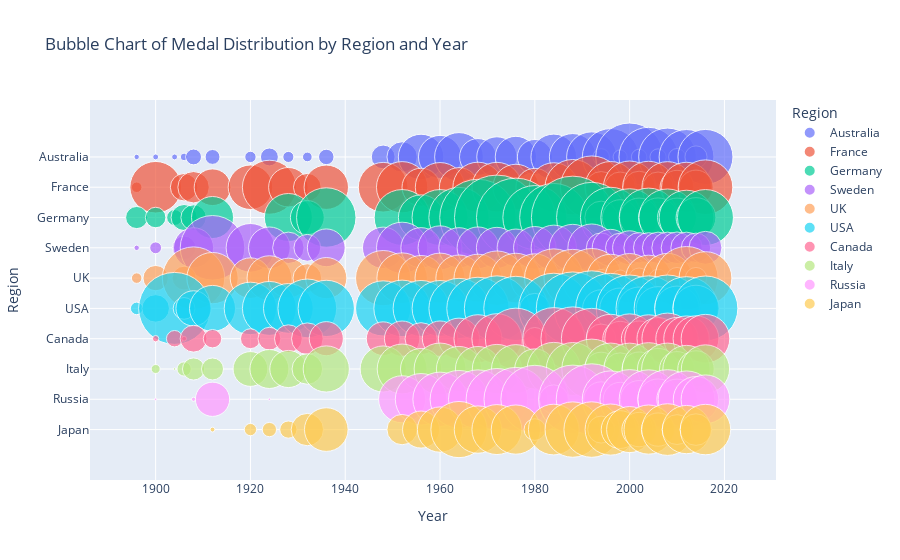

Here is the notebook cell this chart was saved with:
### Markdown cell above
Over time, the United States has consistently led in the total number of medals won across various Olympic Games. In contrast, China, while among the top five countries in terms of medal count, ranks last within this group. This observation underscores the United States' enduring dominance in Olympic competition, contrasting with China's notable presence but relatively lower medal accumulation compared to other leading nations.

### Code cell
import plotly.express as px

# Create the bubble chart
fig = px.scatter(filtered_medals_by_region, x='Year', y='Region', size='Medal_Count', color='Region', title='Bubble Chart of Medal Distribution by Region and Year', size_max=60)

# Show the plot
fig.show()

### Figure 1 — Plotly figure (JSON) as saved in the notebook; plotly's stock layout.template omitted (floating-point values rounded to 4 significant figures)
{"data": [{"hovertemplate": "Region=%{y}<br>Year=%{x}<br>Medal_Count=%{marker.size}<extra></extra>", "legendgroup": "Australia", "marker": {"color": "#636efa", "size": [5, 6, 6, 10, 43, 38, 22, 55, 21, 16, 41, 97, 158, 353, 318, 406, 231, 278, 291, 209, 357, 374, 431, 47, 550, 34, 788, 41, 601, 45, 570, 49, 514, 84, 518], "sizemode": "area", "sizeref": 0.3422, "symbol": "circle"}, "mode": "markers", "name": "Australia", "orientation": "h", "showlegend": true, "type": "scatter", "x": [1896, 1900, 1904, 1906, 1908, 1912, 1920, 1924, 1928, 1932, 1936, 1948, 1952, 1956, 1960, 1964, 1968, 1972, 1976, 1980, 1984, 1988, 1992, 1994, 1996, 1998, 2000, 2002, 2004, 2006, 2008, 2010, 2012, 2014, 2016], "xaxis": "x", "y": ["Australia", "Australia", "Australia", "Australia", "Australia", "Australia", "Australia", "Australia", "Australia", "Australia", "Australia", "Australia", "Australia", "Australia", "Australia", "Australia", "Australia", "Australia", "Australia", "Australia", "Australia", "Australia", "Australia", "Australia", "Australia", "Australia", "Australia", "Australia", "Australia", "Australia", "Australia", "Australia", "Australia", "Australia", "Australia"], "yaxis": "y"}, {"hovertemplate": "Region=%{y}<br>Year=%{x}<br>Medal_Count=%{marker.size}<extra></extra>", "legendgroup": "France", "marker": {"color": "#EF553B", "size": [19, 455, 129, 169, 230, 339, 499, 267, 131, 337, 422, 450, 248, 418, 264, 429, 424, 361, 244, 411, 527, 670, 169, 453, 159, 470, 176, 461, 159, 448, 196, 426, 201, 512], "sizemode": "area", "sizeref": 0.3422, "symbol": "circle"}, "mode": "markers", "name": "France", "orientation": "h", "showlegend": true, "type": "scatter", "x": [1896, 1900, 1906, 1908, 1912, 1920, 1924, 1928, 1932, 1936, 1948, 1952, 1956, 1960, 1964, 1968, 1972, 1976, 1980, 1984, 1988, 1992, 1994, 1996, 1998, 2000, 2002, 2004, 2006, 2008, 2010, 2012, 2014, 2016], "xaxis": "x", "y": ["France", "France", "France", "France", "France", "France", "France", "France", "France", "France", "France", "France", "France", "France", "France", "France", "France", "France", "France", "France", "France", "France", "France", "France", "France", "France", "France", "France", "France", "France", "France", "France", "France", "France"], "yaxis": "y"}, {"hovertemplate": "Region=%{y}<br>Year=%{x}<br>Medal_Count=%{marker.size}<extra></extra>", "legendgroup": "Germany", "marker": {"color": "#00cc96", "size": [84, 72, 43, 116, 110, 302, 395, 196, 605, 535, 351, 535, 622, 1000, 1232, 1061, 700, 796, 1171, 846, 184, 626, 217, 567, 259, 592, 263, 558, 259, 510, 271, 536], "sizemode": "area", "sizeref": 0.3422, "symbol": "circle"}, "mode": "markers", "name": "Germany", "orientation": "h", "showlegend": true, "type": "scatter", "x": [1896, 1900, 1904, 1906, 1908, 1912, 1928, 1932, 1936, 1952, 1956, 1960, 1964, 1968, 1972, 1976, 1980, 1984, 1988, 1992, 1994, 1996, 1998, 2000, 2002, 2004, 2006, 2008, 2010, 2012, 2014, 2016], "xaxis": "x", "y": ["Germany", "Germany", "Germany", "Germany", "Germany", "Germany", "Germany", "Germany", "Germany", "Germany", "Germany", "Germany", "Germany", "Germany", "Germany", "Germany", "Germany", "Germany", "Germany", "Germany", "Germany", "Germany", "Germany", "Germany", "Germany", "Germany", "Germany", "Germany", "Germany", "Germany", "Germany", "Germany"], "yaxis": "y"}, {"hovertemplate": "Region=%{y}<br>Year=%{x}<br>Medal_Count=%{marker.size}<extra></extra>", "legendgroup": "Sweden", "marker": {"color": "#ab63fa", "size": [5, 24, 95, 275, 713, 404, 297, 169, 123, 244, 293, 449, 279, 330, 278, 298, 287, 241, 310, 352, 377, 388, 151, 233, 146, 198, 159, 157, 168, 169, 172, 168, 148, 186], "sizemode": "area", "sizeref": 0.3422, "symbol": "circle"}, "mode": "markers", "name": "Sweden", "orientation": "h", "showlegend": true, "type": "scatter", "x": [1896, 1900, 1906, 1908, 1912, 1920, 1924, 1928, 1932, 1936, 1948, 1952, 1956, 1960, 1964, 1968, 1972, 1976, 1980, 1984, 1988, 1992, 1994, 1996, 1998, 2000, 2002, 2004, 2006, 2008, 2010, 2012, 2014, 2016], "xaxis": "x", "y": ["Sweden", "Sweden", "Sweden", "Sweden", "Sweden", "Sweden", "Sweden", "Sweden", "Sweden", "Sweden", "Sweden", "Sweden", "Sweden", "Sweden", "Sweden", "Sweden", "Sweden", "Sweden", "Sweden", "Sweden", "Sweden", "Sweden", "Sweden", "Sweden", "Sweden", "Sweden", "Sweden", "Sweden", "Sweden", "Sweden", "Sweden", "Sweden", "Sweden", "Sweden"], "yaxis": "y"}, {"hovertemplate": "Region=%{y}<br>Year=%{x}<br>Medal_Count=%{marker.size}<extra></extra>", "legendgroup": "UK", "marker": {"color": "#FFA15A", "size": [19, 110, 6, 97, 667, 451, 281, 342, 271, 141, 290, 522, 436, 351, 428, 366, 392, 504, 423, 403, 586, 566, 601, 51, 390, 45, 415, 70, 360, 54, 420, 78, 684, 78, 478], "sizemode": "area", "sizeref": 0.3422, "symbol": "circle"}, "mode": "markers", "name": "UK", "orientation": "h", "showlegend": true, "type": "scatter", "x": [1896, 1900, 1904, 1906, 1908, 1912, 1920, 1924, 1928, 1932, 1936, 1948, 1952, 1956, 1960, 1964, 1968, 1972, 1976, 1980, 1984, 1988, 1992, 1994, 1996, 1998, 2000, 2002, 2004, 2006, 2008, 2010, 2012, 2014, 2016], "xaxis": "x", "y": ["UK", "UK", "UK", "UK", "UK", "UK", "UK", "UK", "UK", "UK", "UK", "UK", "UK", "UK", "UK", "UK", "UK", "UK", "UK", "UK", "UK", "UK", "UK", "UK", "UK", "UK", "UK", "UK", "UK", "UK", "UK", "UK", "UK", "UK", "UK"], "yaxis": "y"}, {"hovertemplate": "Region=%{y}<br>Year=%{x}<br>Medal_Count=%{marker.size}<extra></extra>", "legendgroup": "USA", "marker": {"color": "#19d3f3", "size": [27, 130, 887, 81, 213, 362, 471, 498, 423, 590, 542, 521, 547, 535, 533, 619, 664, 725, 705, 155, 847, 910, 967, 237, 839, 284, 764, 313, 726, 325, 763, 341, 689, 367, 719], "sizemode": "area", "sizeref": 0.3422, "symbol": "circle"}, "mode": "markers", "name": "USA", "orientation": "h", "showlegend": true, "type": "scatter", "x": [1896, 1900, 1904, 1906, 1908, 1912, 1920, 1924, 1928, 1932, 1936, 1948, 1952, 1956, 1960, 1964, 1968, 1972, 1976, 1980, 1984, 1988, 1992, 1994, 1996, 1998, 2000, 2002, 2004, 2006, 2008, 2010, 2012, 2014, 2016], "xaxis": "x", "y": ["USA", "USA", "USA", "USA", "USA", "USA", "USA", "USA", "USA", "USA", "USA", "USA", "USA", "USA", "USA", "USA", "USA", "USA", "USA", "USA", "USA", "USA", "USA", "USA", "USA", "USA", "USA", "USA", "USA", "USA", "USA", "USA", "USA", "USA", "USA"], "yaxis": "y"}, {"hovertemplate": "Region=%{y}<br>Year=%{x}<br>Medal_Count=%{marker.size}<extra></extra>", "legendgroup": "Canada", "marker": {"color": "#FF6692", "size": [7, 46, 4, 123, 58, 68, 89, 132, 171, 199, 194, 214, 176, 215, 289, 394, 428, 638, 86, 661, 692, 630, 147, 408, 206, 422, 215, 391, 305, 449, 308, 354, 359, 405], "sizemode": "area", "sizeref": 0.3422, "symbol": "circle"}, "mode": "markers", "name": "Canada", "orientation": "h", "showlegend": true, "type": "scatter", "x": [1900, 1904, 1906, 1908, 1912, 1920, 1924, 1928, 1932, 1936, 1948, 1952, 1956, 1960, 1964, 1968, 1972, 1976, 1980, 1984, 1988, 1992, 1994, 1996, 1998, 2000, 2002, 2004, 2006, 2008, 2010, 2012, 2014, 2016], "xaxis": "x", "y": ["Canada", "Canada", "Canada", "Canada", "Canada", "Canada", "Canada", "Canada", "Canada", "Canada", "Canada", "Canada", "Canada", "Canada", "Canada", "Canada", "Canada", "Canada", "Canada", "Canada", "Canada", "Canada", "Canada", "Canada", "Canada", "Canada", "Canada", "Canada", "Canada", "Canada", "Canada", "Canada", "Canada", "Canada"], "yaxis": "y"}, {"hovertemplate": "Region=%{y}<br>Year=%{x}<br>Medal_Count=%{marker.size}<extra></extra>", "legendgroup": "Italy", "marker": {"color": "#B6E880", "size": [14, 1, 35, 84, 83, 207, 260, 236, 160, 365, 363, 425, 290, 460, 349, 347, 414, 406, 277, 485, 479, 611, 193, 460, 179, 457, 198, 474, 290, 459, 208, 382, 227, 399], "sizemode": "area", "sizeref": 0.3422, "symbol": "circle"}, "mode": "markers", "name": "Italy", "orientation": "h", "showlegend": true, "type": "scatter", "x": [1900, 1904, 1906, 1908, 1912, 1920, 1924, 1928, 1932, 1936, 1948, 1952, 1956, 1960, 1964, 1968, 1972, 1976, 1980, 1984, 1988, 1992, 1994, 1996, 1998, 2000, 2002, 2004, 2006, 2008, 2010, 2012, 2014, 2016], "xaxis": "x", "y": ["Italy", "Italy", "Italy", "Italy", "Italy", "Italy", "Italy", "Italy", "Italy", "Italy", "Italy", "Italy", "Italy", "Italy", "Italy", "Italy", "Italy", "Italy", "Italy", "Italy", "Italy", "Italy", "Italy", "Italy", "Italy", "Italy", "Italy", "Italy", "Italy", "Italy", "Italy", "Italy", "Italy", "Italy"], "yaxis": "y"}, {"hovertemplate": "Region=%{y}<br>Year=%{x}<br>Medal_Count=%{marker.size}<extra></extra>", "legendgroup": "Russia", "marker": {"color": "#FF97FF", "size": [1, 3, 201, 1, 379, 454, 505, 570, 592, 649, 695, 789, 143, 799, 861, 208, 552, 197, 602, 240, 593, 283, 600, 279, 549, 353, 406], "sizemode": "area", "sizeref": 0.3422, "symbol": "circle"}, "mode": "markers", "name": "Russia", "orientation": "h", "showlegend": true, "type": "scatter", "x": [1900, 1908, 1912, 1924, 1952, 1956, 1960, 1964, 1968, 1972, 1976, 1980, 1984, 1988, 1992, 1994, 1996, 1998, 2000, 2002, 2004, 2006, 2008, 2010, 2012, 2014, 2016], "xaxis": "x", "y": ["Russia", "Russia", "Russia", "Russia", "Russia", "Russia", "Russia", "Russia", "Russia", "Russia", "Russia", "Russia", "Russia", "Russia", "Russia", "Russia", "Russia", "Russia", "Russia", "Russia", "Russia", "Russia", "Russia", "Russia", "Russia", "Russia", "Russia"], "yaxis": "y"}, {"hovertemplate": "Region=%{y}<br>Year=%{x}<br>Medal_Count=%{marker.size}<extra></extra>", "legendgroup": "Japan", "marker": {"color": "#FECB52", "size": [4, 26, 35, 51, 179, 326, 158, 235, 351, 541, 384, 427, 415, 80, 440, 525, 528, 125, 448, 245, 363, 203, 414, 190, 457, 153, 399, 171, 436], "sizemode": "area", "sizeref": 0.3422, "symbol": "circle"}, "mode": "markers", "name": "Japan", "orientation": "h", "showlegend": true, "type": "scatter", "x": [1912, 1920, 1924, 1928, 1932, 1936, 1952, 1956, 1960, 1964, 1968, 1972, 1976, 1980, 1984, 1988, 1992, 1994, 1996, 1998, 2000, 2002, 2004, 2006, 2008, 2010, 2012, 2014, 2016], "xaxis": "x", "y": ["Japan", "Japan", "Japan", "Japan", "Japan", "Japan", "Japan", "Japan", "Japan", "Japan", "Japan", "Japan", "Japan", "Japan", "Japan", "Japan", "Japan", "Japan", "Japan", "Japan", "Japan", "Japan", "Japan", "Japan", "Japan", "Japan", "Japan", "Japan", "Japan"], "yaxis": "y"}], "layout": {"legend": {"itemsizing": "constant", "title": {"text": "Region"}, "tracegroupgap": 0}, "title": {"text": "Bubble Chart of Medal Distribution by Region and Year"}, "xaxis": {"anchor": "y", "domain": [0, 1], "title": {"text": "Year"}}, "yaxis": {"anchor": "x", "categoryarray": ["Japan", "Russia", "Italy", "Canada", "USA", "UK", "Sweden", "Germany", "France", "Australia"], "categoryorder": "array", "domain": [0, 1], "title": {"text": "Region"}}}}
